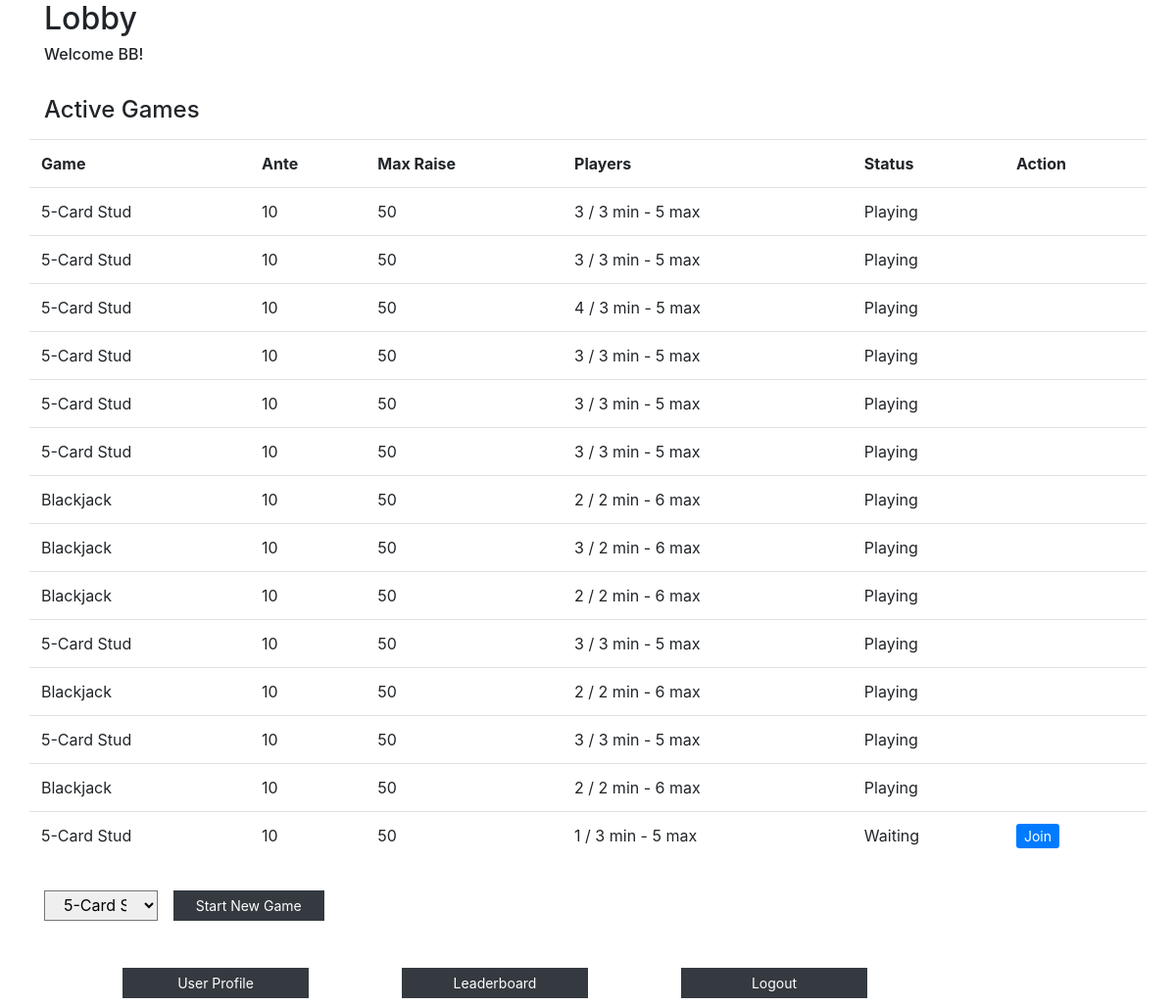
The app's page /lobby (signed in) with its own data.
### models.py (models this page shows)
class User(db.Model):
    __tablename__ = "users"
    id = db.Column(db.Integer, primary_key=True)
    user_name = db.Column(db.String(255))
    email = db.Column(db.String(255))
    password = db.Column(db.String(255))
    balance = db.Column(db.Integer)
    photo = db.Column(db.BLOB)
    wins = db.Column(db.Integer)
    losses = db.Column(db.Integer)
    current_game_id = db.Column(db.Integer, db.ForeignKey("games.id"), nullable=True)  # is null if not currently in a game
    current_game = db.relationship("Game", foreign_keys=[current_game_id], backref="game_users")
    created_at = db.Column(db.DateTime, server_default=func.now())
    updated_at = db.Column(db.DateTime, server_default=func.now(), onupdate=func.now())

class Game(db.Model):
    __tablename__ = "games"
    id = db.Column(db.Integer, primary_key=True)
    game_type_id = db.Column(db.Integer, db.ForeignKey("game_types.id"), nullable=False)
    game_type = db.relationship("GameType", foreign_keys=[game_type_id], backref="gametype_games")
    game_status = db.Column(db.Integer)  # 0: waiting, 1: playing, 2: completed
    pot = db.Column(db.Integer)
    current_turn = db.Column(db.Integer)
    num_players = db.Column(db.Integer)
    created_at = db.Column(db.DateTime, server_default=func.now())
    updated_at = db.Column(db.DateTime, server_default=func.now(), onupdate=func.now())

class GameType(db.Model):
    __tablename__ = "game_types"
    id = db.Column(db.Integer, primary_key=True)
    game_name = db.Column(db.String(255))
    time_limit = db.Column(db.Integer)
    min_players = db.Column(db.Integer)
    max_players = db.Column(db.Integer)
    ante = db.Column(db.Integer)
    max_raise = db.Column(db.Integer)
    created_at = db.Column(db.DateTime, server_default=func.now())
    updated_at = db.Column(db.DateTime, server_default=func.now(), onupdate=func.now())

### controller_functions.py (the view)
def lobby():
    if 'user_id' in session:
        user = getUser(session['user_id'])
        if user:
            games = getActiveGames()
            game_types = getGameTypes()
            return render_template('lobby.html', user = user, games = games, game_types = game_types)
    return redirect('/login-registration')

### utilities.py (called while the page is built)
def getUser(user_id):
    user = User.query.get(user_id)
    return user

def getActiveGames():
    active_games = Game.query.filter(or_(Game.game_status == 0, Game.game_status ==1)).all()
    return active_games  # return game info

def getGameTypes():
    game_types = GameType.query.all()
    return game_types  # return game types

### templates/lobby.html (shortened to what this page needs)
<!DOCTYPE html>
<html lang="en">
<head>
    <link href="https://stackpath.bootstrapcdn.com/bootstrap/4.4.1/css/bootstrap.min.css" rel="stylesheet">
</head>
<body>
    <div class="container bg-white">
        <h2>Lobby</h2>
        <h6>Welcome {{user.user_name}}!</h6>
        <div class="row pt-4">
            <h4 class="col-12 pb-2">Active Games</h4>
            {% if games %}
            <table class="table table-fixed text-left table-hover">
                <tr>
                    <th>Game</th>
                    <th>Ante</th>
                    <th>Max Raise</th>
                    <th>Players</th>
                    <th>Status</th>
                    <th>Action</th>
                    {% for game in games %}
                            <td>{{game.game_type.game_name}}</td>
                            <td>{{game.game_type.ante}}</td>
                            <td>{{game.game_type.max_raise}}</td>
                            <td>{{game.num_players}} / {{game.game_type.min_players}} min - {{game.game_type.max_players}} max</td>
                            {% if game.game_status == 0 %}
                                <td>Waiting</td>
                                <td><a href="/lobby/join-game/{{game.id}}" class="button btn-sm btn-primary">Join</a></td>
                            {% else %}
                                <td>Playing</td>
                                <td></td>
                            {% endif %}
                        </tr>
                    {% endfor %}
            </table>
            {% else %}
            <h6>No active games</h6>
            {% endif %}
        </div>
        <form action="/lobby/new-game" method="post" class="col-5 pt-3">
            <div class="row">
                <select type="text" name="game_type_id" class="col-3 rounded-0" required>
                    {% for game_type in game_types %}
                        <option value="{{game_type.id}}">{{game_type.game_name}}</option>
                    {% endfor %}
                </select>
                <button type="submit" class="col-4 btn btn-dark btn-sm btn-block rounded-0 ml-3">Start New Game</button>
            </div>
        </form>
        <div class="row mt-5 mb-2">
            <div class="col-1"></div>
            <a href="/user-profile" class="col-2 btn btn-dark btn-sm rounded-0">User Profile</a>
            <div class="col-1"></div>
            <a href="/leaderboard" class="col-2 btn btn-dark btn-sm rounded-0">Leaderboard</a>
            <div class="col-1"></div>
            <a href="/logout-action" class="col-2 btn btn-dark btn-sm rounded-0">Logout</a>
        </div>
    </div>
</body>
</html>

### records on screen
User: user_name "BB"
Game: game_type.game_name "5-Card Stud", game_type.ante "10", game_type.max_raise "50", num_players "3", game_type.min_players "3", game_type.max_players "5", game_status "Playing"
Game: game_type.game_name "5-Card Stud", game_type.ante "10", game_type.max_raise "50", num_players "3", game_type.min_players "3", game_type.max_players "5", game_status "Playing"
Game: game_type.game_name "5-Card Stud", game_type.ante "10", game_type.max_raise "50", num_players "4", game_type.min_players "3", game_type.max_players "5", game_status "Playing"
Game: game_type.game_name "5-Card Stud", game_type.ante "10", game_type.max_raise "50", num_players "3", game_type.min_players "3", game_type.max_players "5", game_status "Playing"
Game: game_type.game_name "5-Card Stud", game_type.ante "10", game_type.max_raise "50", num_players "3", game_type.min_players "3", game_type.max_players "5", game_status "Playing"
Game: game_type.game_name "5-Card Stud", game_type.ante "10", game_type.max_raise "50", num_players "3", game_type.min_players "3", game_type.max_players "5", game_status "Playing"
Game: game_type.game_name "Blackjack", game_type.ante "10", game_type.max_raise "50", num_players "2", game_type.min_players "2", game_type.max_players "6", game_status "Playing"
Game: game_type.game_name "Blackjack", game_type.ante "10", game_type.max_raise "50", num_players "3", game_type.min_players "2", game_type.max_players "6", game_status "Playing"
Game: game_type.game_name "Blackjack", game_type.ante "10", game_type.max_raise "50", num_players "2", game_type.min_players "2", game_type.max_players "6", game_status "Playing"
Game: game_type.game_name "5-Card Stud", game_type.ante "10", game_type.max_raise "50", num_players "3", game_type.min_players "3", game_type.max_players "5", game_status "Playing"
Game: game_type.game_name "Blackjack", game_type.ante "10", game_type.max_raise "50", num_players "2", game_type.min_players "2", game_type.max_players "6", game_status "Playing"
Game: game_type.game_name "5-Card Stud", game_type.ante "10", game_type.max_raise "50", num_players "3", game_type.min_players "3", game_type.max_players "5", game_status "Playing"
Game: game_type.game_name "Blackjack", game_type.ante "10", game_type.max_raise "50", num_players "2", game_type.min_players "2", game_type.max_players "6", game_status "Playing"
Game: game_type.game_name "5-Card Stud", game_type.ante "10", game_type.max_raise "50", num_players "1", game_type.min_players "3", game_type.max_players "5"

### other values on screen
form field game_type_id "5-Card Stud"
